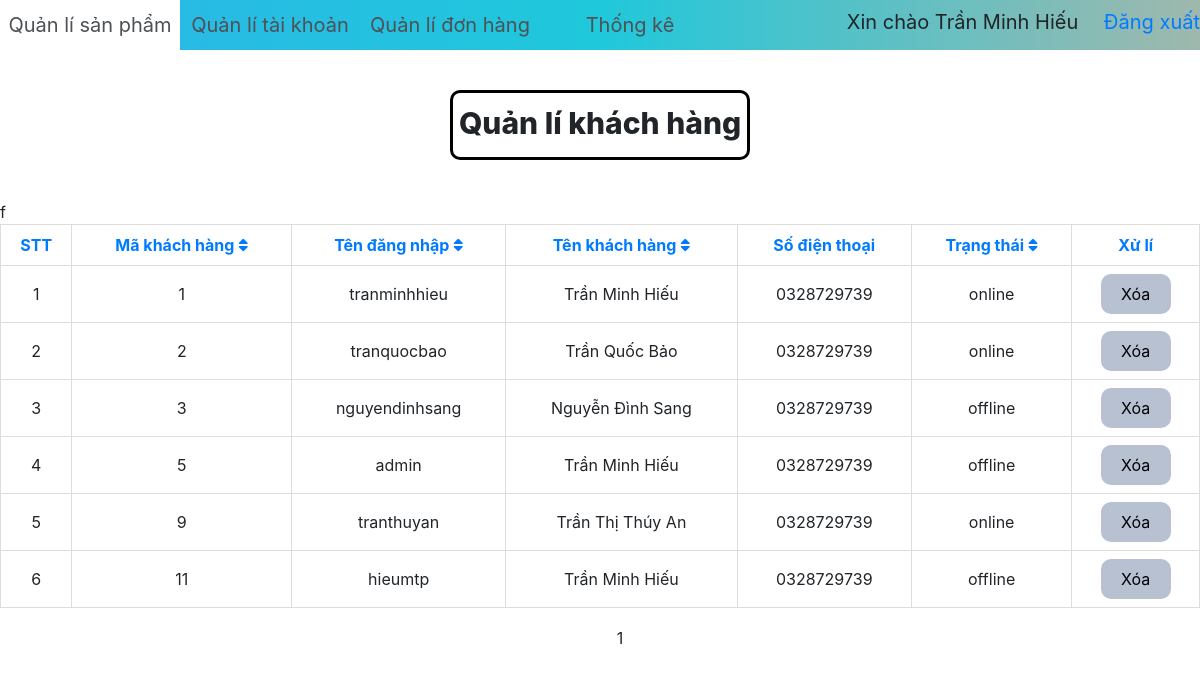
The app's page /wep/admin/quanlytaikhoan.php (signed in), older data.
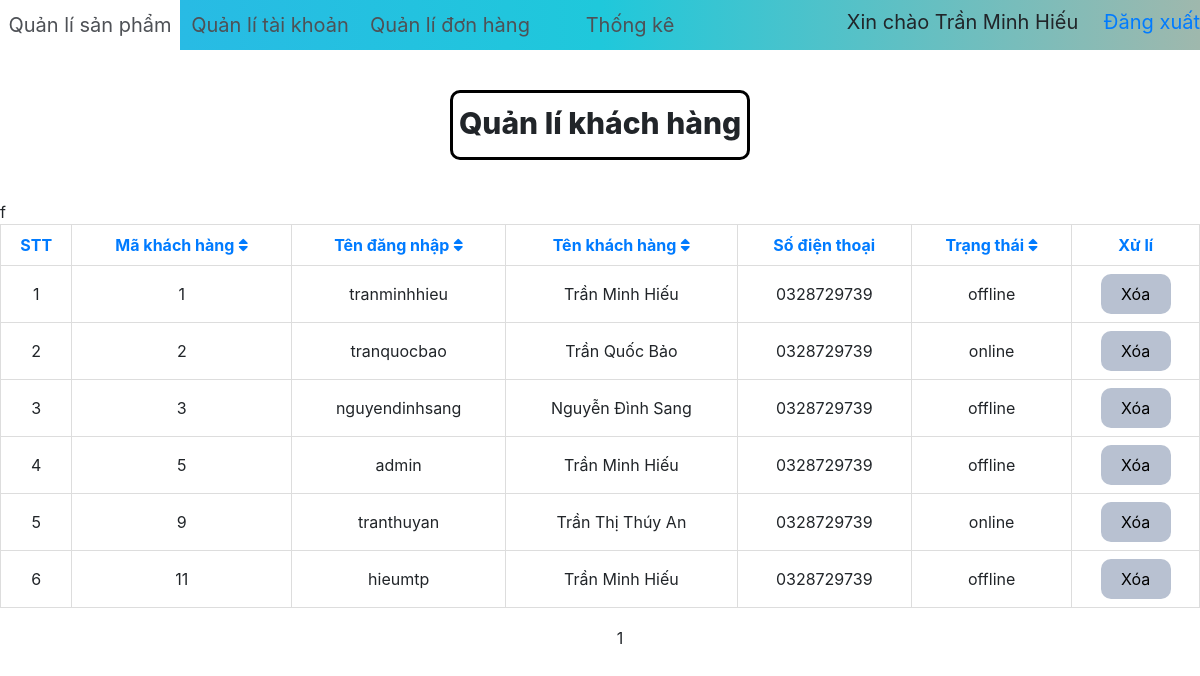
The same page, newer data.
### tables this page shows
CREATE TABLE `khachhang` (
  `ID` int(13) NOT NULL,
  `TEN_DANG_NHAP` varchar(22) NOT NULL,
  `MAT_KHAU` varchar(18) NOT NULL,
  `HO_TEN` varchar(30) NOT NULL,
  `SDT` varchar(10) NOT NULL,
  `TRANG_THAI` varchar(20) NOT NULL,
  `DIA_CHI` varchar(400) NOT NULL
);

### wep/admin/quanlytaikhoan.php (the view, shortened to what this page needs)
<?php
$ho_ten = (isset($_SESSION['tendangnhap']) == 'true') ? $_SESSION['tendangnhap'] : "";
?>
<!DOCTYPE html>
<html>
<head>
    <link rel="stylesheet" href="https://maxcdn.bootstrapcdn.com/bootstrap/4.0.0/css/bootstrap.min.css">
    <link rel="stylesheet" type="text/css" href="main_style.css">
    <link rel="stylesheet" href="https://use.fontawesome.com/releases/v5.8.1/css/solid.css">
    <link rel="stylesheet" href="https://use.fontawesome.com/releases/v5.8.1/css/fontawesome.css">
</head>
<?php
     $page = (isset($_GET['pg']) == true) ? $_GET['pg'] : 0;
     $conn = create_connect();
     $sapxep_muc = isset( $_GET['muc_sapxep'] ) ? $_GET['muc_sapxep'] : 'ID' ;
     $loai = isset( $_GET['loai'] ) ? $_GET['loai'] : 'ASC';
     $link_loai = "";
     if($loai == "ASC") {
        $link_loai = "DESC";
     }
     else{
        $link_loai  = "ASC";
     }
     $sql = "SELECT * FROM khachhang ORDER BY ".$sapxep_muc." ".$loai." LIMIT ".$page." , 15";
     $sql_soluong = "SELECT COUNT(ID) as SO_LUONG FROM khachhang";
     $result_soluong = $conn->query($sql_soluong);
     $row_soluong = $result_soluong->fetch_assoc();
     $so_luong_int = $row_soluong['SO_LUONG'];
     $result = $conn->query($sql);
     ?>
<body>
    <div class="menu_qltk">
        <a href="index.php">Quản lí sản phẩm</a>
        <a href="quanlytaikhoan.php">Quản lí tài khoản</a>
        <a href="quanlydonhang.php">Quản lí đơn hàng</a>
        <a href="thongke.php">Thống kê</a>
        <div style="text-align: right;">Xin chào <?php echo $ho_ten; ?> <a style="text-decoration: none; line-height: 45px;" href="dangxuat.php">&emsp;Đăng xuất</a></div>
    </div>
    <div class="tieude">Quản lí khách hàng</div>
    <table>
        <tr>f
            <th><a href="#">STT</a></th>
            <th><a href=<?php echo '"quanlytaikhoan.php?muc_sapxep=ID&loai='.$link_loai.'"'; ?>>Mã khách hàng <i class="fas fa-sort"></i></a> </th>
            <th><a href=<?php echo '"quanlytaikhoan.php?muc_sapxep=TEN_DANG_NHAP&loai='.$link_loai.'"'; ?>>Tên đăng nhập <i class="fas fa-sort"></i></a></th>
            <th><a href=<?php echo '"quanlytaikhoan.php?muc_sapxep=HO_TEN&loai='.$link_loai.'"'; ?>>Tên khách hàng <i class="fas fa-sort"></i></a></th>
            <th><a href="#">Số điện thoại</a></th>
            <th><a href=<?php echo '"quanlytaikhoan.php?muc_sapxep=TRANG_THAI&loai='.$link_loai.'"'; ?>>Trạng thái <i class="fas fa-sort"></i></a></th>
            <th><a href="#">Xử lí</a></th>
        </tr>
        <?php
            $i = 0;
            while ($row = $result->fetch_assoc()) {
                echo '<tr>
                        <td>'.++$i.'</td>
                        <td>'.$row["ID"].'</td>
                        <td>'.$row["TEN_DANG_NHAP"].'</td>
                        <td>'.$row["HO_TEN"].'</td>
                        <td>'.$row["SDT"].'</td>
                        <td>'.$row["TRANG_THAI"].'</td>
                        <td><button class="btn-xoa" onclick="xacnhan(\'xoa_taikhoan.php?makhachhang='.$row['ID'].'\')">Xóa</button></td>
                    </tr>';
            }
        ?>
    </table>
    <?php
    $sotrang = ceil($so_luong_int/15);
                       echo '</div>
                            <div class="row">
                            <div class="col">
                                <div class="page_nav_1">
                                    <ul class="d-flex flex-row align-items-start justify-content-center">';
                                        for($i = 0; $i < $sotrang ; $i++){
                                            $vitri = ($i * 15);
                                            if($page == $vitri){
                                                echo '<a class="active">'.($i+1).'</a>';
                                            }
                                            else{
                                                echo '<a id="so-trang" href="index.php?pg='.$vitri.'">'.($i+1). '</a></li>';
                                            }
                                        }
                                    echo '</ul>
                                </div>
                            </div>
                        </div>
                         </div>
                    </div>';
                    ?>
</body>
</html>

Row changes from the older to the newer data that the page shows:
changed khachhang "tranminhhieu": TRANG_THAI "online" → "offline"
